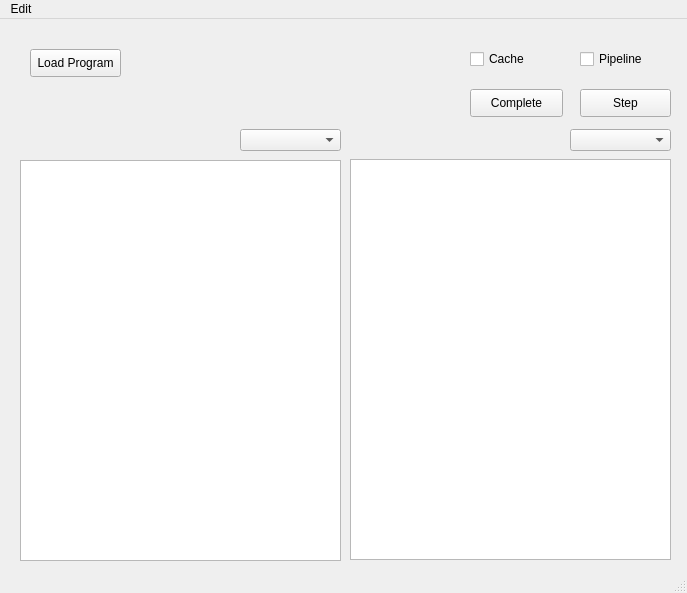
<?xml version="1.0" encoding="UTF-8"?>
<ui version="4.0">
 <class>MainWindow</class>
 <widget class="QMainWindow" name="MainWindow">
  <property name="geometry">
   <rect>
    <x>0</x>
    <y>0</y>
    <width>687</width>
    <height>593</height>
   </rect>
  </property>
  <property name="windowTitle">
   <string>MainWindow</string>
  </property>
  <widget class="QWidget" name="centralwidget">
   <widget class="QPushButton" name="stepButton">
    <property name="geometry">
     <rect>
      <x>580</x>
      <y>70</y>
      <width>91</width>
      <height>28</height>
     </rect>
    </property>
    <property name="text">
     <string>Step</string>
    </property>
   </widget>
   <widget class="QPushButton" name="loadProgramButton">
    <property name="geometry">
     <rect>
      <x>30</x>
      <y>30</y>
      <width>91</width>
      <height>28</height>
     </rect>
    </property>
    <property name="text">
     <string>Load Program</string>
    </property>
   </widget>
   <widget class="QComboBox" name="memCombo_1">
    <property name="geometry">
     <rect>
      <x>240</x>
      <y>110</y>
      <width>101</width>
      <height>22</height>
     </rect>
    </property>
   </widget>
   <widget class="QTableWidget" name="memList_1">
    <property name="geometry">
     <rect>
      <x>20</x>
      <y>141</y>
      <width>321</width>
      <height>401</height>
     </rect>
    </property>
   </widget>
   <widget class="QPushButton" name="completeButton">
    <property name="geometry">
     <rect>
      <x>470</x>
      <y>70</y>
      <width>93</width>
      <height>28</height>
     </rect>
    </property>
    <property name="text">
     <string>Complete</string>
    </property>
   </widget>
   <widget class="QComboBox" name="memCombo_2">
    <property name="geometry">
     <rect>
      <x>570</x>
      <y>110</y>
      <width>101</width>
      <height>22</height>
     </rect>
    </property>
   </widget>
   <widget class="QCheckBox" name="cacheOn">
    <property name="geometry">
     <rect>
      <x>470</x>
      <y>30</y>
      <width>81</width>
      <height>20</height>
     </rect>
    </property>
    <property name="text">
     <string>Cache</string>
    </property>
   </widget>
   <widget class="QCheckBox" name="pipelineOn">
    <property name="geometry">
     <rect>
      <x>580</x>
      <y>30</y>
      <width>81</width>
      <height>20</height>
     </rect>
    </property>
    <property name="text">
     <string>Pipeline</string>
    </property>
   </widget>
   <widget class="QTableWidget" name="memList_2">
    <property name="geometry">
     <rect>
      <x>350</x>
      <y>140</y>
      <width>321</width>
      <height>401</height>
     </rect>
    </property>
   </widget>
  </widget>
  <widget class="QMenuBar" name="menubar">
   <property name="geometry">
    <rect>
     <x>0</x>
     <y>0</y>
     <width>687</width>
     <height>26</height>
    </rect>
   </property>
   <widget class="QMenu" name="menuHello_Test">
    <property name="title">
     <string>Edit</string>
    </property>
    <addaction name="actionLoad_Program_to_Memory"/>
    <addaction name="separator"/>
   </widget>
   <addaction name="menuHello_Test"/>
  </widget>
  <widget class="QStatusBar" name="statusbar"/>
  <action name="actionLoad_Program_to_Memory">
   <property name="enabled">
    <bool>true</bool>
   </property>
   <property name="text">
    <string>Load Program to Memory</string>
   </property>
  </action>
 </widget>
 <resources/>
 <connections/>
</ui>
